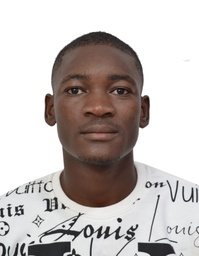
#> input picture images/cs.jpg, 199 x 256 px, shrunk from 1050 x 1350 before the run
$ python local_binary_pattern.py
#> lines starting #> are read from the running program, lines starting #| are printed output that depends on the picture
#> further down, img is the input picture: shape (256, 199, 3); mean B, G, R 186, 188.2, 195.1
"""
    Local binary pattern is a descriptor used to recognize the textures or for object
    detection in images.
    LBP step:

    1 First all, convert image in grayscale space.

    2 For each pixel(gp) in the image, select the P neighborhoods that surround the
    central pixel. The coordinates of gp are given by (gc_i - Rsin(2πp/P),gc_j + Rcos(2πp/P))

    3 Take the center pixel (gc) and set it as a threshold for its P neighbors.

    4 Set to 1 if the value of the adjacent pixel is greater than or equal
      to the value of the center pixel, 0 otherwise.

    5 And compute the lbp value using flowing formula :
      lbp(gc_i, gc_j) = sum(s(gp - gc)*2**p) for p in range(0, P).
      s(x) = 0 if x<0 else 1
"""

import numpy as np
import cv2
import math


"""
    this function compute lbp value for  pixel img [x, y] in image img and return it.
    raduis parametter is the raduis of the circle, it set 1 for default in main funtion.
    neighbords parametter is number of neighbords.
    pi2 are used just for time complexity.
"""
def get_pixel_val(img,  x, y, raduis, neighbords, pi2):

    val = 0
    gc = img[x, y]

    try:
        for p in range(neighbords):
            bin_val = 0 if img[round(x - raduis*math.sin(pi2*p/neighbords)), round(y + math.cos(pi2*p/neighbords))] < gc else 1
            val += 2**p*bin_val
    except:
        pass
    return val

def local_binary_pattern(img, raduis=1, neighbords = 8):
#> called with raduis = 1, neighbords = 8
    gray_img = cv2.cvtColor(img, cv2.COLOR_RGB2GRAY) # convert image to grayscale space
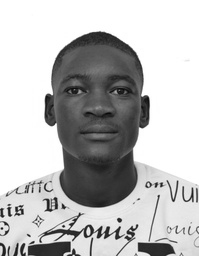
#> gray_img: shape (256, 199); min 8, max 255, mean 188.3
    lbp = np.zeros_like(gray_img) # create a matrix like gray_img but all value in this matrix is 0
    pi2 = 2*math.pi # is 2π
    for i in range(gray_img.shape[0]):
        for j in range(gray_img.shape[1]):
            # call get_pixel_val function to compute lbp value and put it in lbp matrix.
            lbp[i][j] = get_pixel_val(gray_img, i, j, raduis, neighbords, pi2)
#> this loop made 256 passes
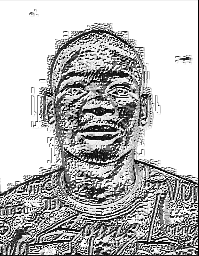
#> lbp: shape (256, 199); min 0, max 255, mean 185.3
    return lbp

if __name__ == '__main__':
    img = cv2.imread('./images/cs.jpg') # read image with cv2 for test
    lbp_img = local_binary_pattern(img, 1, 8) # cumpute lbp image

    cv2.imshow('lbp image', lbp_img) # display lbp image
    if cv2.waitKey(0) & 0xFF == ord("q"):
#> (key q is pressed here)
        pass
